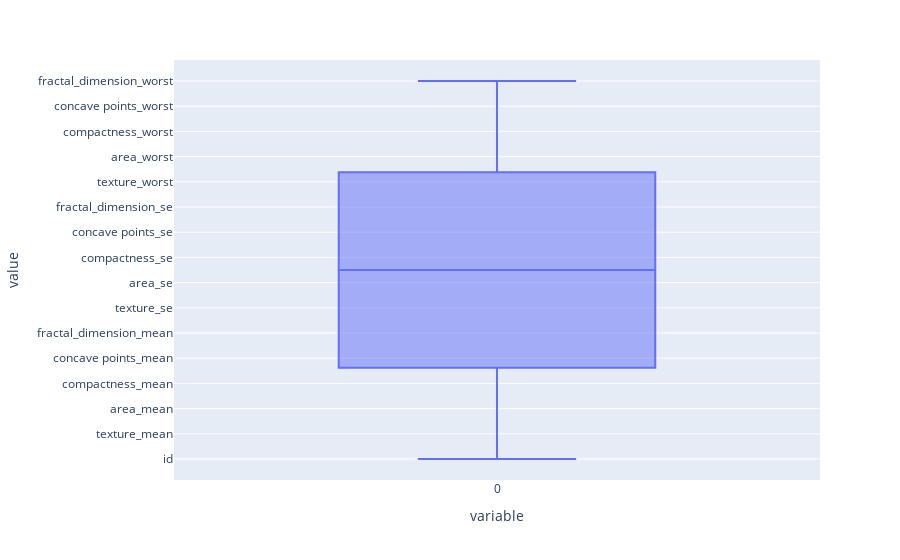

The code cell stored with this chart in its notebook:
### Markdown cell above
most of the outliers lie in the upper bound of the distribution

### Code cell
numerical=data.select_dtypes(exclude='object')
num_cols=numerical.columns
fig=px.box(num_cols)
fig.show()

### Figure 1 — Plotly figure (JSON) as saved in the notebook; plotly's stock layout.template omitted (floating-point values rounded to 4 significant figures)
{"data": [{"alignmentgroup": "True", "hovertemplate": "variable=%{x}<br>value=%{y}<extra></extra>", "legendgroup": "", "marker": {"color": "#636efa"}, "name": "", "notched": false, "offsetgroup": "", "orientation": "v", "showlegend": false, "type": "box", "x": ["0", "0", "0", "0", "0", "0", "0", "0", "0", "0", "0", "0", "0", "0", "0", "0", "0", "0", "0", "0", "0", "0", "0", "0", "0", "0", "0", "0", "0", "0", "0"], "x0": " ", "xaxis": "x", "y": ["id", "radius_mean", "texture_mean", "perimeter_mean", "area_mean", "smoothness_mean", "compactness_mean", "concavity_mean", "concave points_mean", "symmetry_mean", "fractal_dimension_mean", "radius_se", "texture_se", "perimeter_se", "area_se", "smoothness_se", "compactness_se", "concavity_se", "concave points_se", "symmetry_se", "fractal_dimension_se", "radius_worst", "texture_worst", "perimeter_worst", "area_worst", "smoothness_worst", "compactness_worst", "concavity_worst", "concave points_worst", "symmetry_worst", "fractal_dimension_worst"], "y0": " ", "yaxis": "y"}], "layout": {"boxmode": "group", "legend": {"tracegroupgap": 0}, "margin": {"t": 60}, "xaxis": {"anchor": "y", "domain": [0, 1], "title": {"text": "variable"}}, "yaxis": {"anchor": "x", "domain": [0, 1], "title": {"text": "value"}}}}
